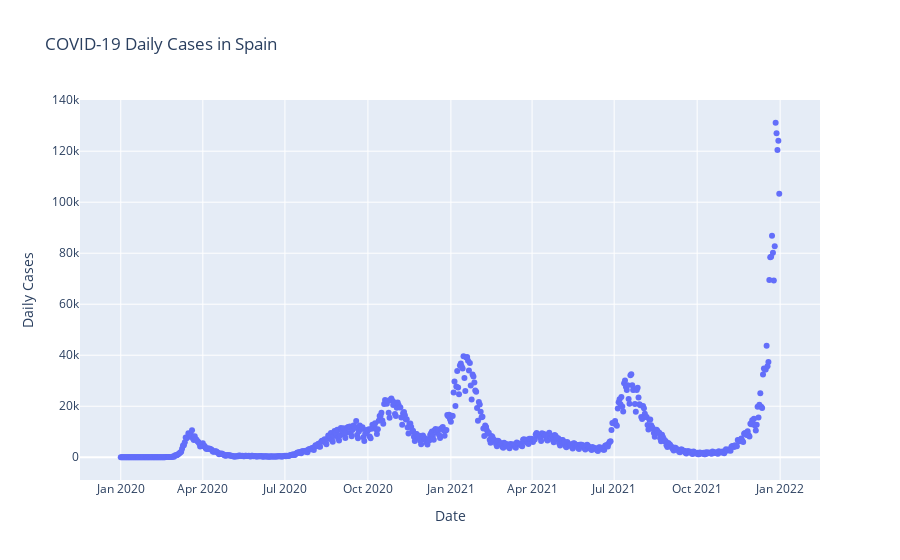

This figure's notebook cell:
### Markdown cell above
Interactive charts and maps for Python, R, Julia, Javascript, ggplot2, F#, MATLAB®, and Dash.

https://plotly.com/graphing-libraries/

### Code cell
px.scatter(data_frame=covid_country, x='dateRep', y='cases',
        labels={'dateRep':'Date','cases':'Daily Cases'}, 
        title=f'COVID-19 Daily Cases in {country}')

### Figure 1 — Plotly figure (JSON) as saved in the notebook; plotly's stock layout.template omitted (floating-point values rounded to 4 significant figures; data arrays with more than 128 entries replaced by an {"elided": "..."} marker saying what was removed)
{"data": [{"hovertemplate": "Date=%{x}<br>Daily Cases=%{y}<extra></extra>", "legendgroup": "", "marker": {"color": "#636efa", "symbol": "circle"}, "mode": "markers", "name": "", "orientation": "v", "showlegend": false, "type": "scatter", "x": {"elided": "731 str values"}, "xaxis": "x", "y": {"elided": "731 int values"}, "yaxis": "y"}], "layout": {"legend": {"tracegroupgap": 0}, "title": {"text": "COVID-19 Daily Cases in Spain"}, "xaxis": {"anchor": "y", "domain": [0, 1], "title": {"text": "Date"}}, "yaxis": {"anchor": "x", "domain": [0, 1], "title": {"text": "Daily Cases"}}}}
